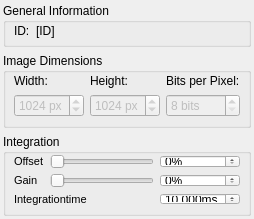
<?xml version="1.0" encoding="UTF-8"?>
<ui version="4.0">
 <class>DockWidgetPGRFlyCapture</class>
 <widget class="QWidget" name="DockWidgetPGRFlyCapture">
  <property name="geometry">
   <rect>
    <x>0</x>
    <y>0</y>
    <width>231</width>
    <height>219</height>
   </rect>
  </property>
  <property name="minimumSize">
   <size>
    <width>0</width>
    <height>219</height>
   </size>
  </property>
  <property name="windowTitle">
   <string>Form</string>
  </property>
  <layout class="QGridLayout" name="gridLayout_3">
   <property name="margin">
    <number>3</number>
   </property>
   <item row="0" column="0">
    <widget class="QGroupBox" name="groupBox">
     <property name="sizePolicy">
      <sizepolicy hsizetype="Preferred" vsizetype="Minimum">
       <horstretch>0</horstretch>
       <verstretch>0</verstretch>
      </sizepolicy>
     </property>
     <property name="title">
      <string>General Information</string>
     </property>
     <layout class="QGridLayout" name="gridLayout">
      <property name="leftMargin">
       <number>8</number>
      </property>
      <property name="topMargin">
       <number>1</number>
      </property>
      <property name="rightMargin">
       <number>8</number>
      </property>
      <property name="bottomMargin">
       <number>6</number>
      </property>
      <item row="0" column="0">
       <widget class="QLabel" name="label_2">
        <property name="text">
         <string>ID:</string>
        </property>
       </widget>
      </item>
      <item row="0" column="1">
       <widget class="QLabel" name="lblID">
        <property name="sizePolicy">
         <sizepolicy hsizetype="Expanding" vsizetype="Preferred">
          <horstretch>0</horstretch>
          <verstretch>0</verstretch>
         </sizepolicy>
        </property>
        <property name="text">
         <string>[ID]</string>
        </property>
       </widget>
      </item>
     </layout>
    </widget>
   </item>
   <item row="1" column="0">
    <widget class="QGroupBox" name="groupBox_2">
     <property name="sizePolicy">
      <sizepolicy hsizetype="Preferred" vsizetype="Preferred">
       <horstretch>0</horstretch>
       <verstretch>0</verstretch>
      </sizepolicy>
     </property>
     <property name="title">
      <string>Image Dimensions</string>
     </property>
     <layout class="QGridLayout" name="gridLayout_4">
      <property name="leftMargin">
       <number>8</number>
      </property>
      <property name="topMargin">
       <number>1</number>
      </property>
      <property name="rightMargin">
       <number>8</number>
      </property>
      <property name="bottomMargin">
       <number>8</number>
      </property>
      <item row="0" column="0">
       <widget class="QLabel" name="label_3">
        <property name="text">
         <string>Width:</string>
        </property>
       </widget>
      </item>
      <item row="0" column="1">
       <widget class="QLabel" name="label_4">
        <property name="text">
         <string>Height:</string>
        </property>
       </widget>
      </item>
      <item row="0" column="2">
       <widget class="QLabel" name="label_5">
        <property name="text">
         <string>Bits per Pixel:</string>
        </property>
       </widget>
      </item>
      <item row="1" column="0">
       <widget class="QSpinBox" name="spinWidth">
        <property name="enabled">
         <bool>false</bool>
        </property>
        <property name="suffix">
         <string> px</string>
        </property>
        <property name="minimum">
         <number>1</number>
        </property>
        <property name="maximum">
         <number>2048</number>
        </property>
        <property name="value">
         <number>1024</number>
        </property>
       </widget>
      </item>
      <item row="1" column="1">
       <widget class="QSpinBox" name="spinHeight">
        <property name="enabled">
         <bool>false</bool>
        </property>
        <property name="suffix">
         <string> px</string>
        </property>
        <property name="minimum">
         <number>1</number>
        </property>
        <property name="maximum">
         <number>2048</number>
        </property>
        <property name="value">
         <number>1024</number>
        </property>
       </widget>
      </item>
      <item row="1" column="2">
       <widget class="QSpinBox" name="spinBpp">
        <property name="enabled">
         <bool>false</bool>
        </property>
        <property name="suffix">
         <string> bits</string>
        </property>
        <property name="minimum">
         <number>8</number>
        </property>
        <property name="maximum">
         <number>64</number>
        </property>
        <property name="value">
         <number>8</number>
        </property>
       </widget>
      </item>
     </layout>
    </widget>
   </item>
   <item row="2" column="0">
    <widget class="QGroupBox" name="groupBox_3">
     <property name="title">
      <string>Integration</string>
     </property>
     <layout class="QGridLayout" name="gridLayout_2">
      <property name="leftMargin">
       <number>8</number>
      </property>
      <property name="topMargin">
       <number>1</number>
      </property>
      <property name="rightMargin">
       <number>8</number>
      </property>
      <property name="bottomMargin">
       <number>8</number>
      </property>
      <item row="0" column="0">
       <widget class="QLabel" name="label_offset">
        <property name="font">
         <font>
          <pointsize>8</pointsize>
         </font>
        </property>
        <property name="text">
         <string>Offset</string>
        </property>
       </widget>
      </item>
      <item row="0" column="1">
       <widget class="QSlider" name="sliderOffset">
        <property name="maximum">
         <number>100</number>
        </property>
        <property name="pageStep">
         <number>1</number>
        </property>
        <property name="tracking">
         <bool>false</bool>
        </property>
        <property name="orientation">
         <enum>Qt::Horizontal</enum>
        </property>
       </widget>
      </item>
      <item row="0" column="2">
       <widget class="QSpinBox" name="spinOffset">
        <property name="keyboardTracking">
         <bool>false</bool>
        </property>
        <property name="suffix">
         <string>%</string>
        </property>
        <property name="minimum">
         <number>0</number>
        </property>
        <property name="maximum">
         <number>100</number>
        </property>
       </widget>
      </item>
      <item row="1" column="0">
       <widget class="QLabel" name="label_gain">
        <property name="font">
         <font>
          <pointsize>8</pointsize>
         </font>
        </property>
        <property name="text">
         <string>Gain</string>
        </property>
       </widget>
      </item>
      <item row="1" column="1">
       <widget class="QSlider" name="sliderGain">
        <property name="maximum">
         <number>100</number>
        </property>
        <property name="pageStep">
         <number>1</number>
        </property>
        <property name="tracking">
         <bool>false</bool>
        </property>
        <property name="orientation">
         <enum>Qt::Horizontal</enum>
        </property>
       </widget>
      </item>
      <item row="1" column="2">
       <widget class="QSpinBox" name="spinGain">
        <property name="keyboardTracking">
         <bool>false</bool>
        </property>
        <property name="suffix">
         <string>%</string>
        </property>
        <property name="minimum">
         <number>0</number>
        </property>
        <property name="maximum">
         <number>100</number>
        </property>
       </widget>
      </item>
      <item row="2" column="0" colspan="2">
       <widget class="QLabel" name="label_integration_time">
        <property name="font">
         <font>
          <pointsize>8</pointsize>
         </font>
        </property>
        <property name="text">
         <string>Integrationtime</string>
        </property>
       </widget>
      </item>
      <item row="2" column="2">
       <widget class="QDoubleSpinBox" name="spinIntegrationTime">
        <property name="keyboardTracking">
         <bool>false</bool>
        </property>
        <property name="prefix">
         <string/>
        </property>
        <property name="suffix">
         <string>ms</string>
        </property>
        <property name="decimals">
         <number>3</number>
        </property>
        <property name="minimum">
         <double>0.005000000000000</double>
        </property>
        <property name="maximum">
         <double>65.000000000000000</double>
        </property>
        <property name="singleStep">
         <double>1.000000000000000</double>
        </property>
        <property name="value">
         <double>10.000000000000000</double>
        </property>
       </widget>
      </item>
     </layout>
    </widget>
   </item>
   <item row="3" column="0">
    <spacer name="verticalSpacer">
     <property name="orientation">
      <enum>Qt::Vertical</enum>
     </property>
     <property name="sizeHint" stdset="0">
      <size>
       <width>20</width>
       <height>40</height>
      </size>
     </property>
    </spacer>
   </item>
  </layout>
 </widget>
 <resources/>
 <connections>
  <connection>
   <sender>sliderOffset</sender>
   <signal>valueChanged(int)</signal>
   <receiver>spinOffset</receiver>
   <slot>setValue(int)</slot>
   <hints>
    <hint type="sourcelabel">
     <x>130</x>
     <y>139</y>
    </hint>
    <hint type="destinationlabel">
     <x>163</x>
     <y>139</y>
    </hint>
   </hints>
  </connection>
  <connection>
   <sender>sliderGain</sender>
   <signal>valueChanged(int)</signal>
   <receiver>spinGain</receiver>
   <slot>setValue(int)</slot>
   <hints>
    <hint type="sourcelabel">
     <x>142</x>
     <y>165</y>
    </hint>
    <hint type="destinationlabel">
     <x>171</x>
     <y>164</y>
    </hint>
   </hints>
  </connection>
 </connections>
</ui>
